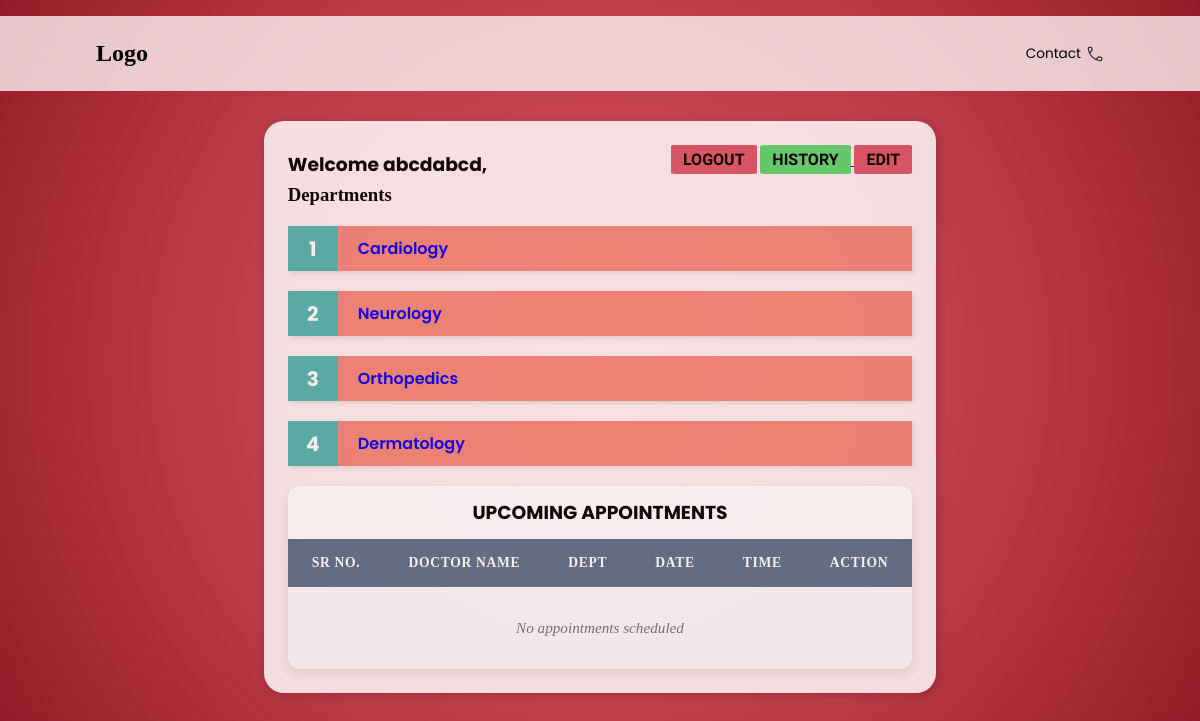
Page /patient_dashboard/2 on the earlier database version.
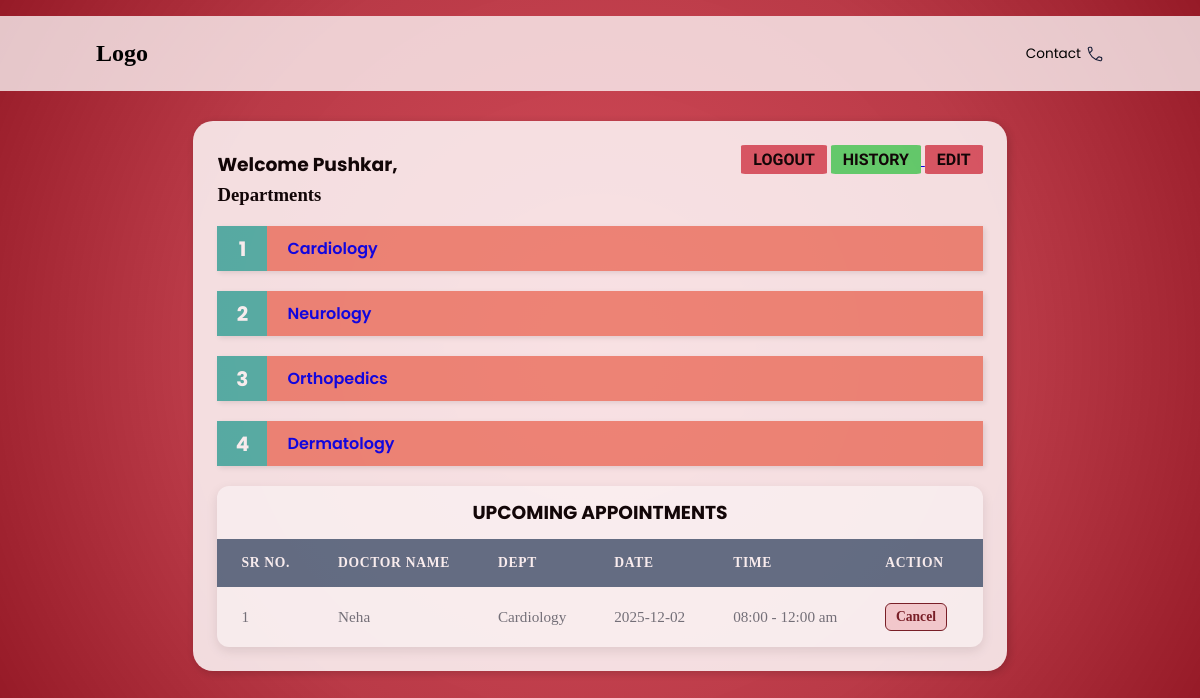
Same page on the later database version.
### models.py (models this page shows)
class Patient(db.Model):
    PatientID = db.Column(db.Integer, primary_key=True)
    FirstName = db.Column(db.String,nullable=False)
    LastName = db.Column(db.String,nullable=False)
    Username= db.Column(db.String, nullable=False)
    Password = db.Column(db.String, nullable=False)
    appointments = db.relationship('Appointment', back_populates='patient', cascade="all, delete")
    histories = db.relationship('PatientHistory', back_populates='patient', cascade="all, delete")

class Department(db.Model):
    Department_name=db.Column(db.String, primary_key=True)
    Overview = db.Column(db.String)
    doctors = db.relationship('Doctor', back_populates='department_rel', cascade="all, delete")

class Appointment(db.Model):
    AppointmentID = db.Column(db.Integer, primary_key=True)
    PatientID = db.Column(db.Integer, db.ForeignKey('patient.PatientID'), nullable=False)
    DoctorID = db.Column(db.Integer, db.ForeignKey('doctor.DoctorID'), nullable=False)
    Date=db.Column(db.Date)
    Time = db.Column(db.String)
    Purpose=db.Column(db.String)
    Status=db.Column(db.Enum("Booked","Completed","Cancelled"),
        nullable=False,
        default='Booked'
    )
    patient = db.relationship('Patient', back_populates='appointments')
    doctor = db.relationship('Doctor', back_populates='appointments')

class Doctor(db.Model):
    DoctorID = db.Column(db.Integer, primary_key=True)
    FirstName = db.Column(db.String,nullable=False)
    LastName = db.Column(db.String,nullable=False)
    Username= db.Column(db.String, nullable=False)
    Password = db.Column(db.String, nullable=False)
    available=db.Column(db.String)
    Department = db.Column(db.String, db.ForeignKey('department.Department_name'), nullable=False)
    Position = db.Column(db.String)
    Experience = db.Column(db.Integer)
    Remarks = db.Column(db.String)
    photo = db.Column(db.String)
    appointments = db.relationship('Appointment', back_populates='doctor', cascade="all, delete")
    department_rel = db.relationship('Department', back_populates='doctors')

### routes/patient.py (the view)
@app.route('/patient_dashboard/<int:patientID>')
def patient_dashboard(patientID):
    patient = Patient.query.get(patientID)
    departments = Department.query.all()
    appointments = Appointment.query.filter(
    Appointment.PatientID == patientID,
    Appointment.Status == "Booked"
    ).all()
    return render_template("patient_dashboard.html", patient=patient, departments=departments,appointments=appointments)

### templates/patient_dashboard.html (shortened to what this page needs)
<!DOCTYPE html>
<html lang="en">
<head>
    <link rel="stylesheet" href="..\static\style.css">
</head>
<body>
    <header>
        <nav>
        <div class="logo">
            <h2>Logo</h2>
        </div>
        <div class="nav-icons">
            <ul>
            <li>Contact </li>
            </ul>
        </div>
        </nav>
    </header>
    <main>
        <div id="pageC">
            <div class="container">
                <div class="title">
                    <h3>Welcome {{ patient.FirstName }},</h3>
                    <div id="links">
                        <a href="{{ url_for('login') }}"><button class="logout">LOGOUT</button></a>
                        <a href="{{ url_for('view_patient_history', patient_id=patient.PatientID) }}">
                            <button class="history">HISTORY</button>
                        </a>
                        <a href="{{ url_for('edit_patient', patient_id=patient.PatientID) }}"><button class="logout">EDIT</button></a>
                    </div>
                </div>
                <div class="content">
                    <h3>Departments</h3>
                    <div class="departments">
                        <ol class="custom-steps">
                        {% for dept in departments %}
                            <a href="{{ url_for('view_department', dept_name=dept.Department_name, patient_id=patient.PatientID) }}"><li class="content1">{{ dept.Department_name }}</li></a>
                        {% else %}
                            <p>No departments available</p>
                        {% endfor %}
                        </ol>
                    </div>
                    <div class="appointments">
                        <h3>UPCOMING APPOINTMENTS</h3>
                        <table class="appointments-table">
                            <thead>
                                <tr>
                                    <th>Sr No.</th>
                                    <th>Doctor Name</th>
                                    <th>Dept</th>
                                    <th>Date</th>
                                    <th>Time</th>
                                    <th>Action</th>
                                </tr>
                            </thead>
                            <tbody>
                            {% for appt in appointments %}
                                <tr>
                                    <td data-label="Sr No.">{{ loop.index }}</td>
                                    <td data-label="Doctor Name">{{ appt.doctor.FirstName }}</td>
                                    <td data-label="Dept">{{ appt.doctor.Department }}</td>
                                    <td data-label="Date">{{ appt.Date }}</td>
                                    <td data-label="Time">{{ appt.Time }}</td>
                                    <td data-label="Action">
                                        <a href="{{ url_for('cancel_appointment', appt_id=appt.AppointmentID) }}" class="action-cancel">Cancel</a>
                                    </td>
                                </tr>
                            {% else %}
                                <tr><td colspan="6">No appointments scheduled</td></tr>
                            {% endfor %}
                            </tbody>
                        </table>
                    </div>
                </div>
            </div>
        </div>
    </main>
</body>
</html>

### static/style.css (style rules this page uses)
* { margin: 0; padding: 0; }
body { background: radial-gradient( circle at center, #d03040db 0%, #b01e2ddf 60%, #961a27 100%); }
:root { --primary-color: #007bff; --secondary-color: #6c757d; --header-bg: #5a7188; --header-text: #ffffff; --row-bg-odd: #ffffff; --row-bg-even: #f8f9fa; --border-color: #dee2e6; }
nav { display: flex; align-items: center; justify-content: space-between; margin-top: 2vh; gap: 3vw; background-color: rgba(255, 255, 255, 0.75); padding: 3vh; padding-left: 8vw; padding-right: 8vw; }
.nav-icons ul { display: flex; list-style: none; gap: 2vw; }
.nav-icons li { display: flex; align-items: center; font-family: 'Poppins', sans-serif; font-size: 0.85em; cursor: pointer; gap: 5px; }
main { display: flex; justify-content: center; align-items: center; }
.container { background-color: rgba(255, 255, 255, 0.92); margin: 30px 50px; border-radius: 20px; opacity: 0.9; transition: box-shadow 0.3s ease; box-shadow: 2px 2px 10px rgba(0, 0, 0, 0.2); padding: 2vw; }
#pageC { transition: filter 0.3s ease; }
.title { display: flex; justify-content: space-between; align-items: center; font-family: 'Poppins', sans-serif; font-weight: 600; }
.logout { background-color: #d03040c9; border: none; border-radius: 5%; padding: 5px; padding-left: 1vw; padding-right: 1vw; cursor: pointer; transition: background-color 0.25s; margin-bottom: 10px; font-family: 'Baloo Bhai 2', 'Poppins', sans-serif; font-size: medium; font-weight: 600; }
.appointments { max-width: 1200px; margin: 0 auto; background-color: var(--row-bg-odd); border-radius: 12px; box-shadow: 0 4px 12px rgba(0, 0, 0, 0.1); overflow: hidden; }
.appointments-table { width: 100%; border-collapse: separate; border-spacing: 0; }
.appointments-table thead th { padding: 1rem 1.5rem; background-color: var(--header-bg); color: var(--header-text); font-weight: 600; text-align: left; text-transform: uppercase; font-size: 0.85rem; letter-spacing: 0.05em; }
.appointments-table tbody td { padding: 1rem 1.5rem; border-bottom: 1px solid var(--border-color); vertical-align: middle; font-size: 0.95rem; color: var(--secondary-color); }
.appointments-table tbody tr:last-child td { border-bottom: none; }
.appointments-table a { display: inline-block; margin-right: 0.75rem; padding: 0.3rem 0.6rem; border-radius: 6px; text-decoration: none; font-size: 0.85rem; font-weight: 600; transition: all 0.2s ease; text-align: center; }
.action-cancel { background-color: #f8d7da; color: #721c24; border: 1px solid #721c24; border-radius: 5px; padding: 0.7vh; }
.history { background-color: #30d04bc9; border: none; border-radius: 5%; padding: 5px; padding-left: 1vw; padding-right: 1vw; cursor: pointer; transition: background-color 0.25s; margin-bottom: 10px; font-family: 'Baloo Bhai 2', 'Poppins', sans-serif; font-size: medium; font-weight: 600; }
.appointments h3 { display: flex; align-items: center; justify-content: center; padding: 1.5vh; font-family: 'Poppins', sans-serif; }
.custom-steps { list-style: none; padding: 0; margin: 20px 0; text-decoration: none; }
.custom-steps li { position: relative; margin-bottom: 20px; background-color: rgba(234, 86, 60, 0.668); transition: background-color 0.25s; padding: 10px 10px 10px 70px; box-shadow: 2px 2px 5px rgba(0, 0, 0, 0.1); text-decoration: none; }
.custom-steps { list-style: none; padding: 0; margin: 20px 0; counter-reset: step-counter; }
.custom-steps li { counter-increment: step-counter; }
.custom-steps li::before { content: counter(step-counter); position: absolute; top: 0; left: 0; width: 50px; height: 100%; background-color: #4db6ac; color: white; font-size: 20px; font-weight: bold; display: flex; align-items: center; justify-content: center; }
.custom-steps a { text-decoration: none; font-family: 'Poppins', sans-serif; font-weight: 600; }

Differences in the rows shown:
changed Patient: FirstName "abcdabcd" → "Pushkar"
added Appointment: doctor.FirstName "Neha", doctor.Department "Cardiology", Date "2025-12-02", Time "08:00 - 12:00 am"
Other differences:
text no longer shown: "No appointments scheduled"
